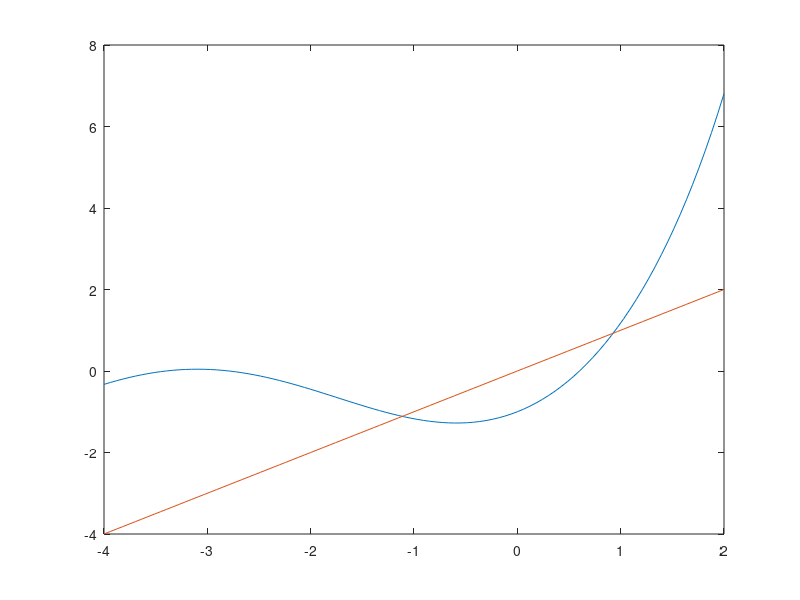

The MATLAB script that drew this image:
%Aaron Krauss - 24498998

x = linspace(-4,2,100);
y = exp(x) - cos(x) - 1;
x2 = linspace(-4,2,100);
y2 = x2;
plot(x, y, x2 ,y2)


